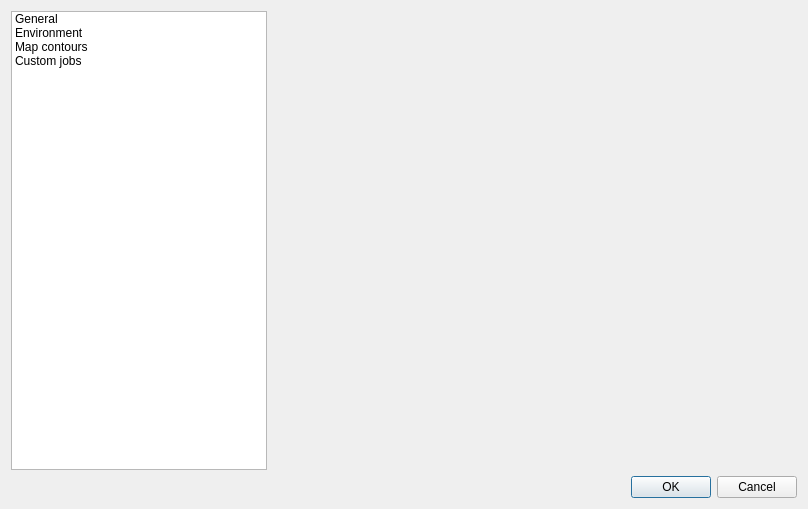
<?xml version="1.0" encoding="UTF-8"?>
<ui version="4.0">
 <class>PreferencesDialog</class>
 <widget class="QDialog" name="PreferencesDialog">
  <property name="geometry">
   <rect>
    <x>0</x>
    <y>0</y>
    <width>808</width>
    <height>509</height>
   </rect>
  </property>
  <property name="windowTitle">
   <string>Preferences</string>
  </property>
  <layout class="QGridLayout" name="gridLayout">
   <item row="0" column="0">
    <widget class="QListWidget" name="listWidget">
     <property name="sizePolicy">
      <sizepolicy hsizetype="Fixed" vsizetype="Expanding">
       <horstretch>0</horstretch>
       <verstretch>0</verstretch>
      </sizepolicy>
     </property>
     <item>
      <property name="text">
       <string>General</string>
      </property>
     </item>
     <item>
      <property name="text">
       <string>Environment</string>
      </property>
     </item>
     <item>
      <property name="text">
       <string>Map contours</string>
      </property>
     </item>
     <item>
      <property name="text">
       <string>Custom jobs</string>
      </property>
     </item>
    </widget>
   </item>
   <item row="1" column="0" colspan="2">
    <widget class="QDialogButtonBox" name="buttonBox">
     <property name="orientation">
      <enum>Qt::Horizontal</enum>
     </property>
     <property name="standardButtons">
      <set>QDialogButtonBox::Cancel|QDialogButtonBox::Ok</set>
     </property>
    </widget>
   </item>
   <item row="0" column="1">
    <widget class="QStackedWidget" name="stackedWidget">
     <property name="currentIndex">
      <number>0</number>
     </property>
     <widget class="QWidget" name="page_2"/>
    </widget>
   </item>
  </layout>
 </widget>
 <resources/>
 <connections>
  <connection>
   <sender>buttonBox</sender>
   <signal>accepted()</signal>
   <receiver>PreferencesDialog</receiver>
   <slot>accept()</slot>
   <hints>
    <hint type="sourcelabel">
     <x>224</x>
     <y>487</y>
    </hint>
    <hint type="destinationlabel">
     <x>157</x>
     <y>274</y>
    </hint>
   </hints>
  </connection>
  <connection>
   <sender>buttonBox</sender>
   <signal>rejected()</signal>
   <receiver>PreferencesDialog</receiver>
   <slot>reject()</slot>
   <hints>
    <hint type="sourcelabel">
     <x>292</x>
     <y>493</y>
    </hint>
    <hint type="destinationlabel">
     <x>286</x>
     <y>274</y>
    </hint>
   </hints>
  </connection>
  <connection>
   <sender>listWidget</sender>
   <signal>currentRowChanged(int)</signal>
   <receiver>stackedWidget</receiver>
   <slot>setCurrentIndex(int)</slot>
   <hints>
    <hint type="sourcelabel">
     <x>115</x>
     <y>176</y>
    </hint>
    <hint type="destinationlabel">
     <x>330</x>
     <y>180</y>
    </hint>
   </hints>
  </connection>
 </connections>
</ui>
